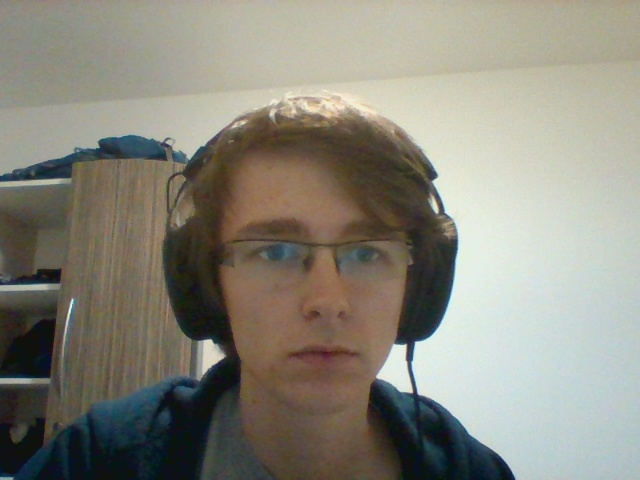
#> input picture Data/Label0/20.jpg, 640 x 480 px, found by its file name
$ python colors.py
#> lines starting #> are read from the running program, lines starting #| are printed output that depends on the picture; after the words box and inside, x2 and y2 are one past the last pixel; in counts of white or black regions, pixels touching at a corner belong together
# import the necessary packages
import numpy as np
import argparse
import cv2

# load the image
image = cv2.imread("//home//tanguy//Documents//Cassiopee//Data//1seancephoto//cylindrejaune//20.jpg")
#> image is the input picture: shape (480, 640, 3); mean B, G, R 124.5, 135.9, 138.2
cv2.circle(image, (400,300), 10,(0,84,96),-1)
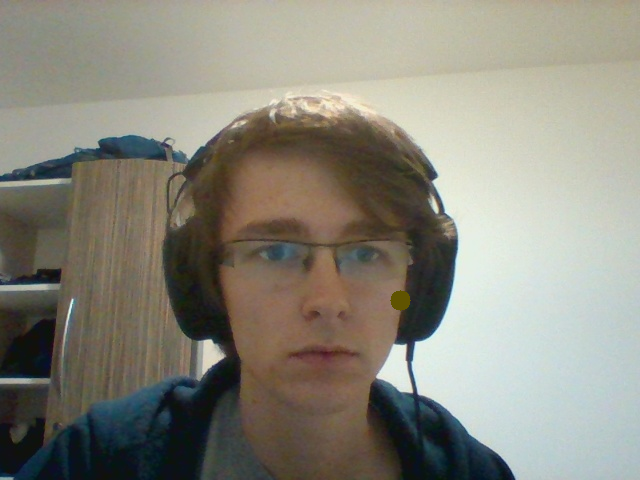
#> image: shape (480, 640, 3); 0.1% of pixels changed, all inside (x1, y1, x2, y2) = (390, 290, 411, 311)
# define the list of boundaries
boundaries = [
	([0, 50, 50], [20, 150, 150]),
	#([86, 31, 4], [220, 88, 50]),
	#([25, 146, 190], [62, 174, 250]),
	#([103, 86, 65], [145, 133, 128])
]

# loop over the boundaries
if __name__ == '__main__':
    for (lower, upper) in boundaries:
        # create NumPy arrays from the boundaries
        lower = np.array(lower, dtype="uint8")
        upper = np.array(upper, dtype="uint8")

        # find the colors within the specified boundaries and apply
        # the mask
        mask = cv2.inRange(image, lower, upper)
        print(mask)
        output = cv2.bitwise_and(image, image, mask=mask)

        # show the images
        cv2.imshow("images", np.hstack([image, output]))
        cv2.waitKey(0)
#> this loop made 1 pass
#> (printed output is left out)
#> pass 1, `mask = cv2.inRange(image, lower, upper)`:
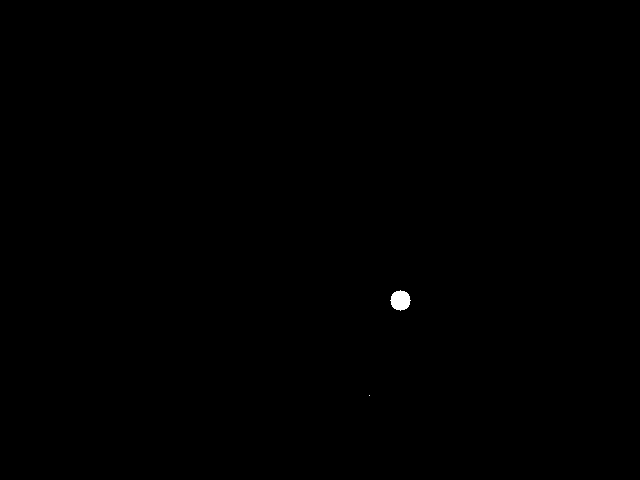
#> mask: shape (480, 640); 0.1% white; 2 white regions (1 under 20 px), largest, box (x1, y1, x2, y2) and area: (390, 290, 411, 311) 317
#> pass 1, `cv2.imshow("images", np.hstack([image, output]))`:
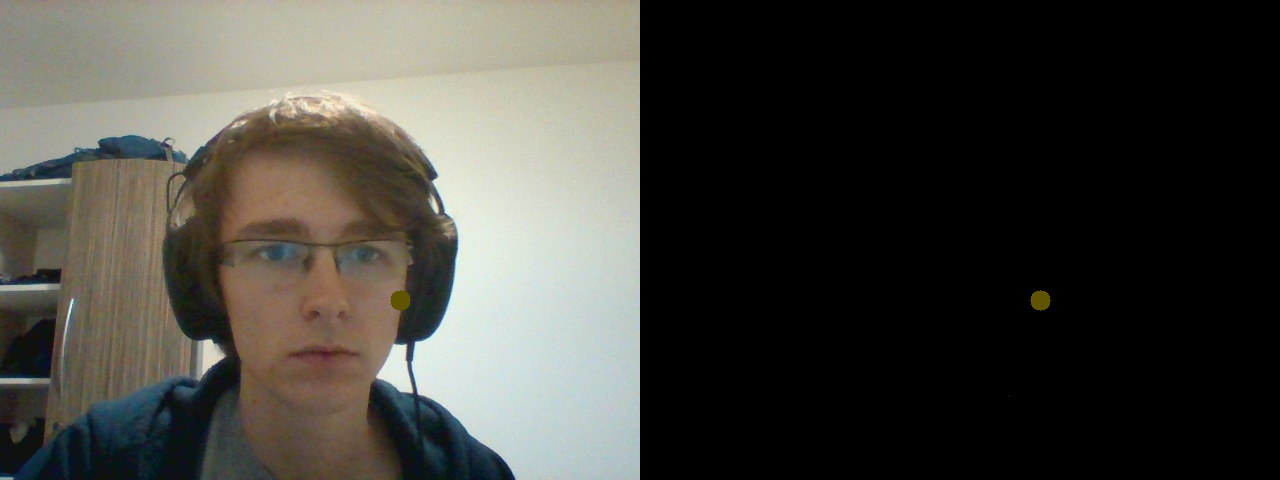
#> window 'images': shape (480, 1280, 3); mean B, G, R 62.2, 68, 69.1
    #IDEE : on regarde une colone de mask, et on met le nombre de 1 dans cette colone. En gros on somme les colones
    # C est ce vecteurs qu on va itiliser pour la pprentissage, peut etre pas prendre troute
    # les colones, mais des paquets de 5 par exemples.
    # Ainsi on a un vecteur
    # Attention cette methode ne permet que de faire jaune/pasjaune :/ Mais ca peut etre stylee

$ run again, with Data/Label0/0.jpg copied over Data/Label0/20.jpg
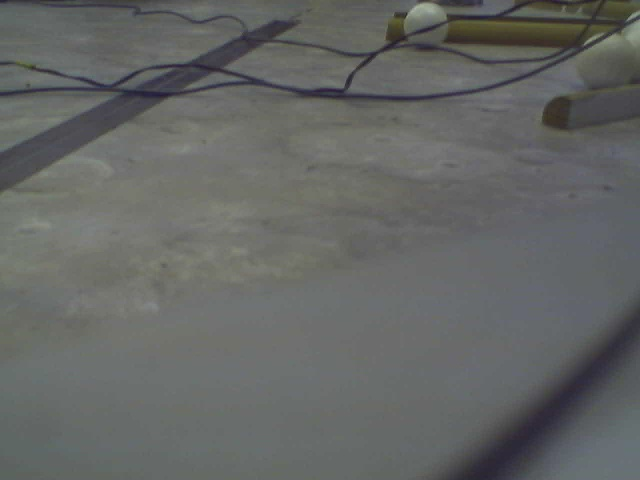
#> input picture Data/Label0/0.jpg, 640 x 480 px, found by its file name
#> image is the input picture: shape (480, 640, 3); mean B, G, R 100.3, 101.9, 100
#> `cv2.circle(image, (400,300), 10,(0,84,96),-1)`:
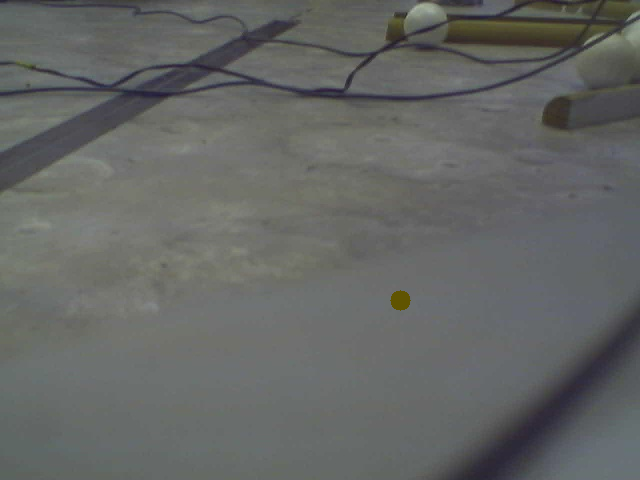
#> image: shape (480, 640, 3); 0.1% of pixels changed, all inside (x1, y1, x2, y2) = (390, 290, 411, 311)
#> the loop `for (lower, upper) in boundaries:` made 1 pass
#> (printed output is left out)
#> pass 1, `cv2.imshow("images", np.hstack([image, output]))`:
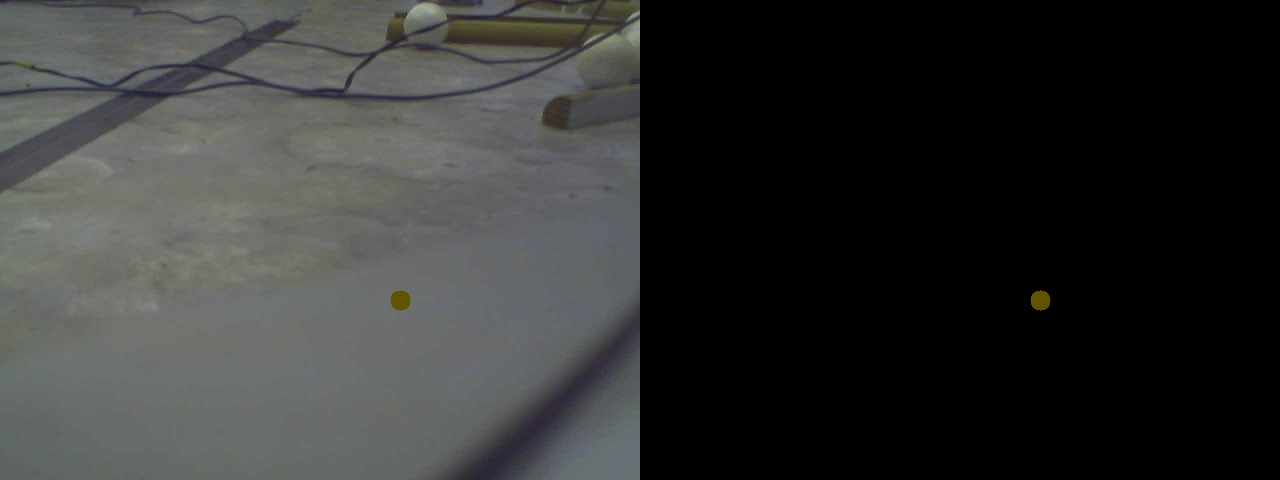
#> window 'images': shape (480, 1280, 3); mean B, G, R 50.1, 51, 50

$ run again, with Data/Label0/1.jpg copied over Data/Label0/20.jpg
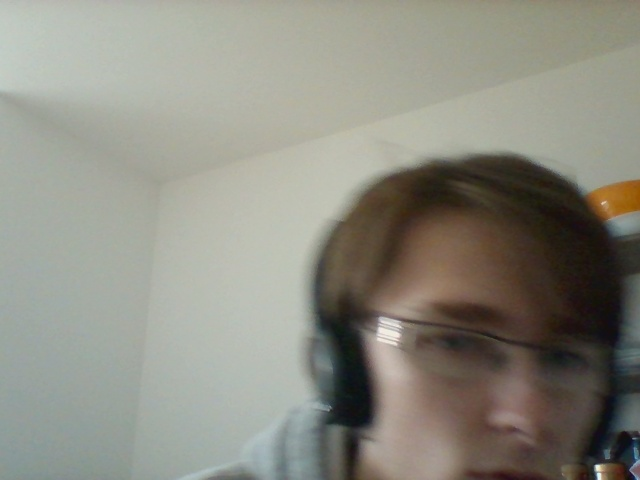
#> input picture Data/Label0/1.jpg, 640 x 480 px, found by its file name
#> image is the input picture: shape (480, 640, 3); mean B, G, R 129.5, 140.1, 141.1
#> `cv2.circle(image, (400,300), 10,(0,84,96),-1)`:
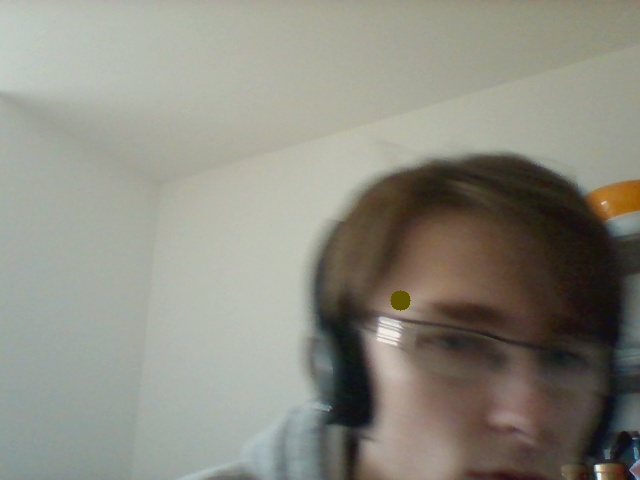
#> image: shape (480, 640, 3); 0.1% of pixels changed, all inside (x1, y1, x2, y2) = (390, 290, 411, 311)
#> the loop `for (lower, upper) in boundaries:` made 1 pass
#> (printed output is left out)
#> pass 1, `cv2.imshow("images", np.hstack([image, output]))`:
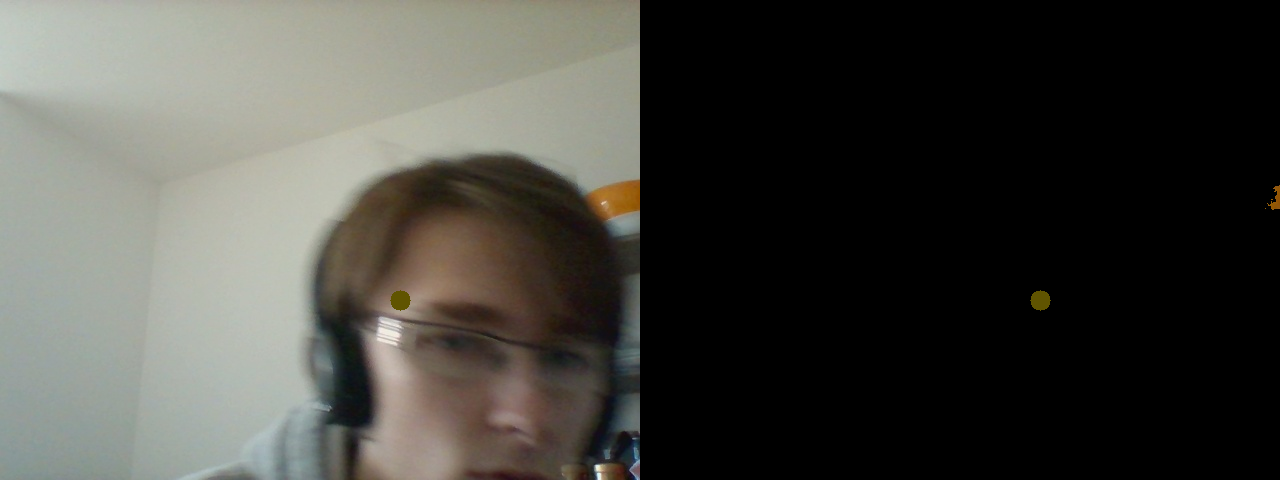
#> window 'images': shape (480, 1280, 3); mean B, G, R 64.7, 70.1, 70.6

$ run again, with Data/Label0/12.jpg copied over Data/Label0/20.jpg
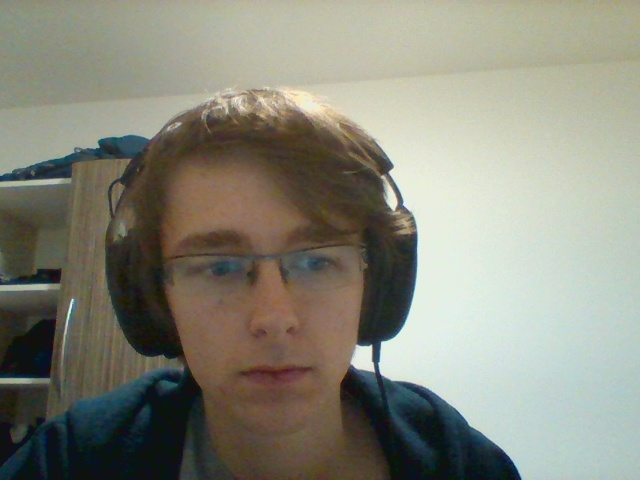
#> input picture Data/Label0/12.jpg, 640 x 480 px, found by its file name
#> image is the input picture: shape (480, 640, 3); mean B, G, R 123.2, 136.2, 136.5
#> `cv2.circle(image, (400,300), 10,(0,84,96),-1)`:
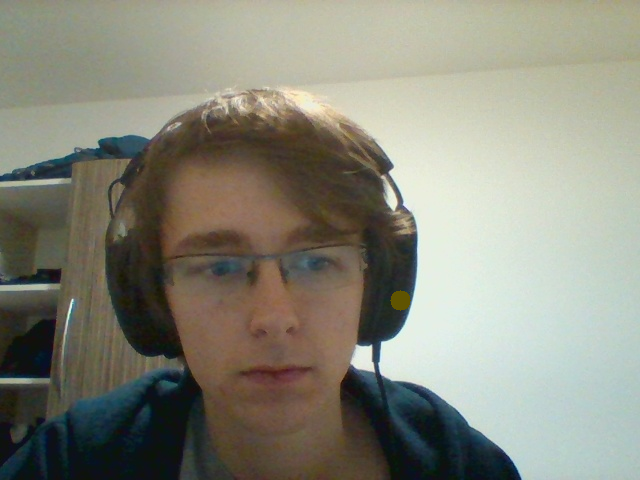
#> image: shape (480, 640, 3); 0.1% of pixels changed, all inside (x1, y1, x2, y2) = (390, 290, 411, 311)
#> the loop `for (lower, upper) in boundaries:` made 1 pass
#> (printed output is left out)
#> pass 1, `cv2.imshow("images", np.hstack([image, output]))`:
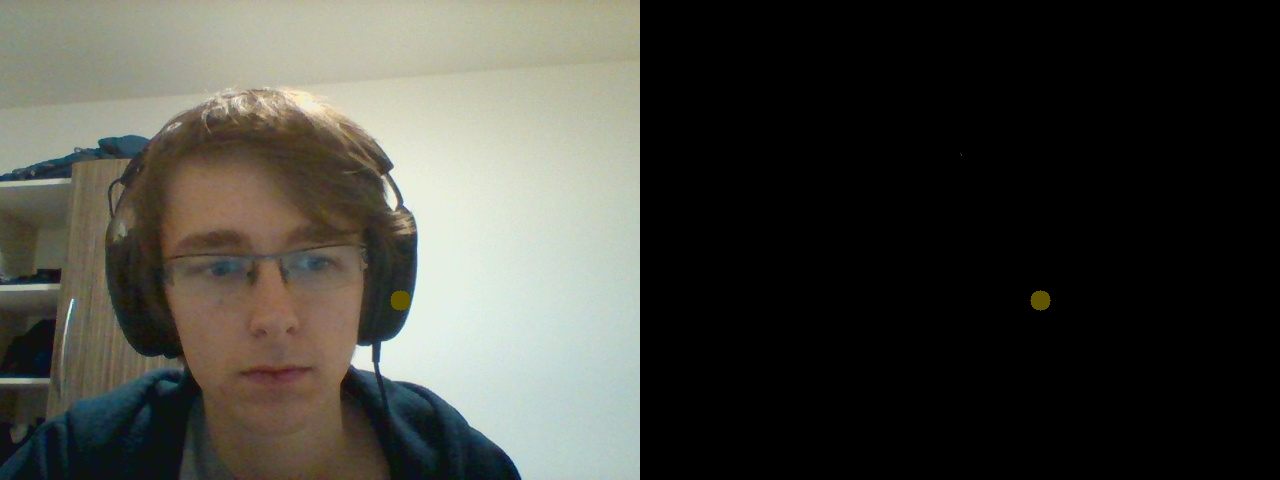
#> window 'images': shape (480, 1280, 3); mean B, G, R 61.6, 68.2, 68.3
